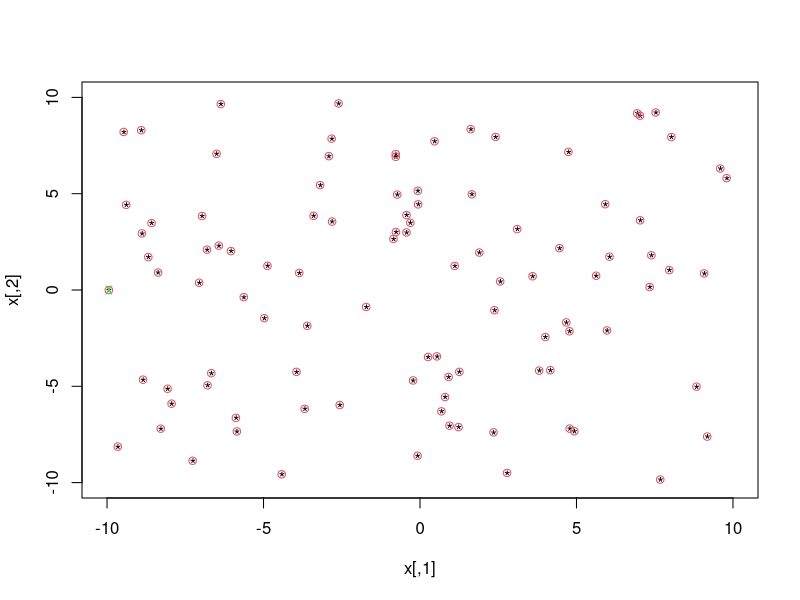
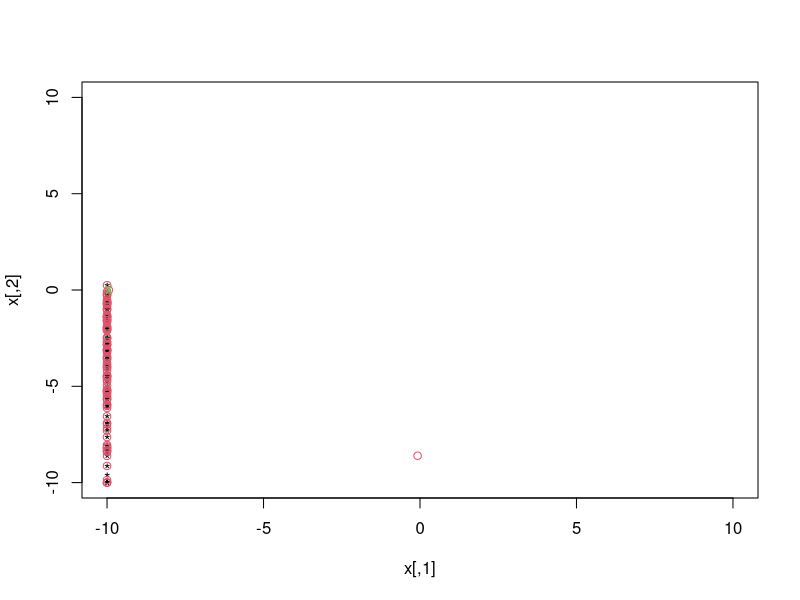
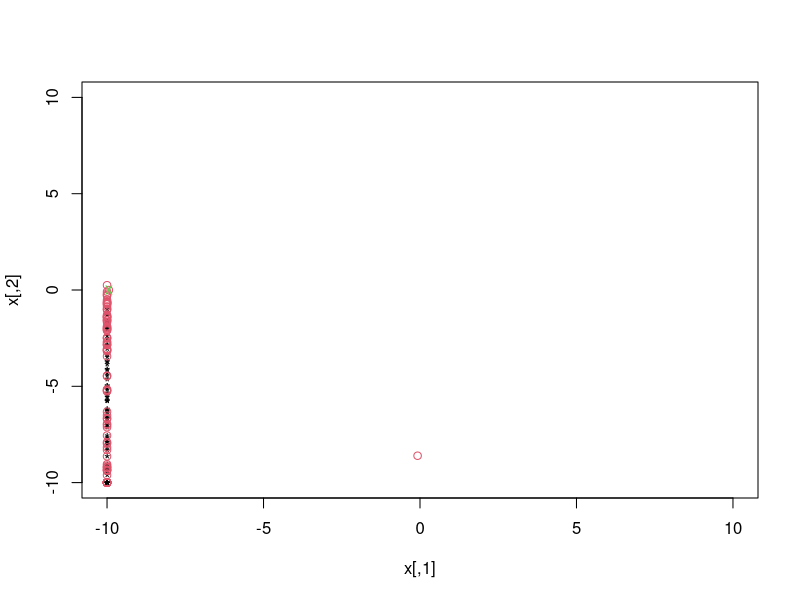
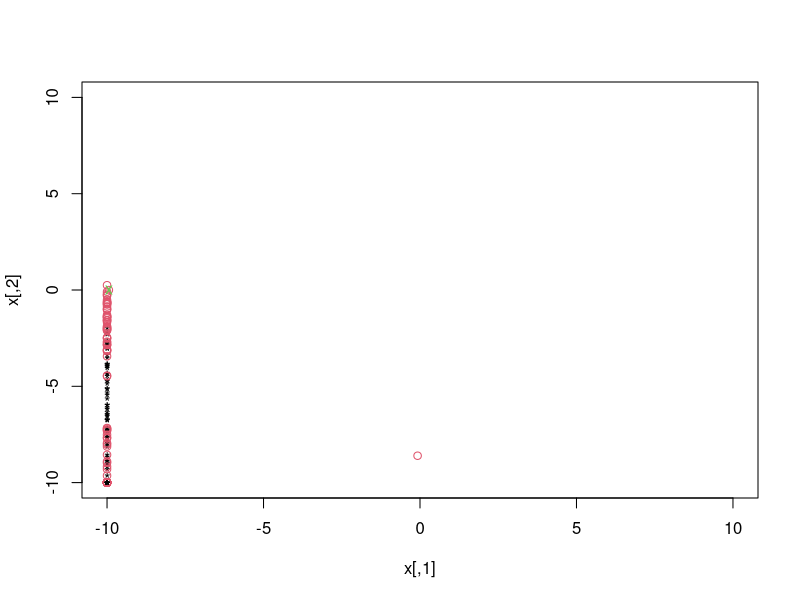
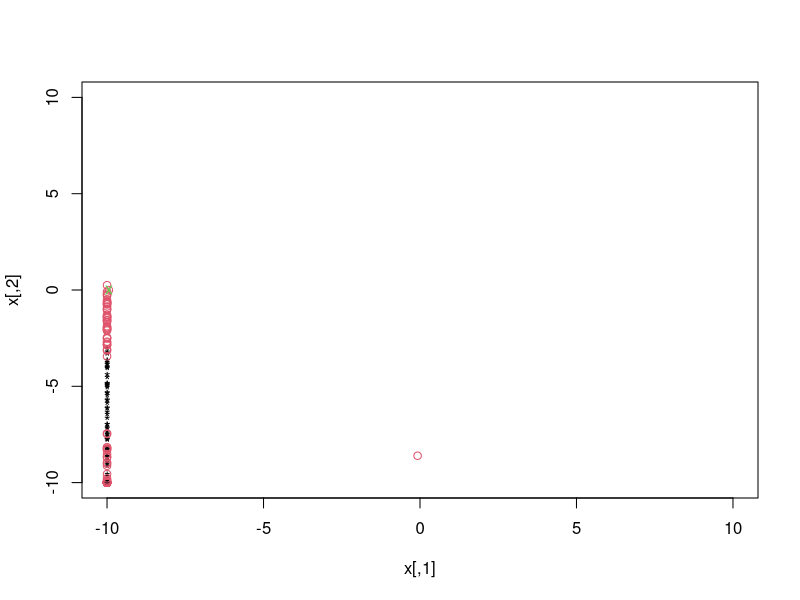
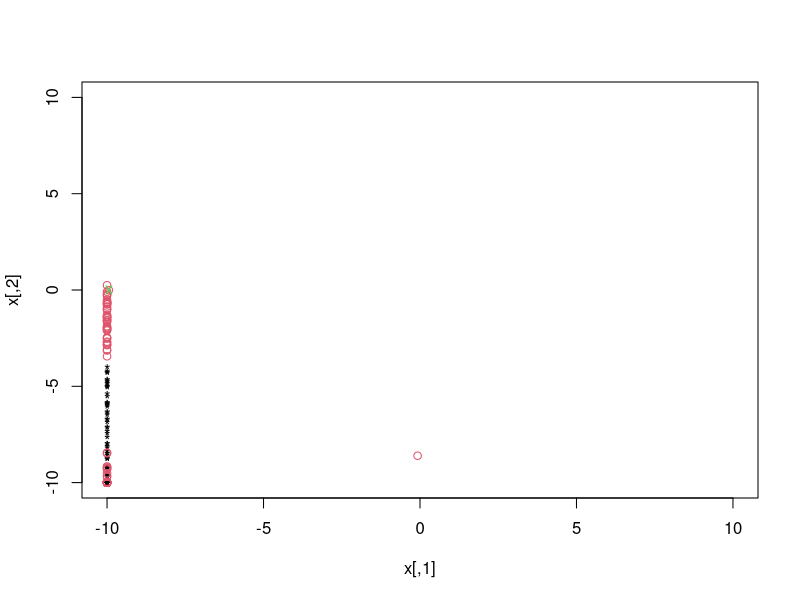
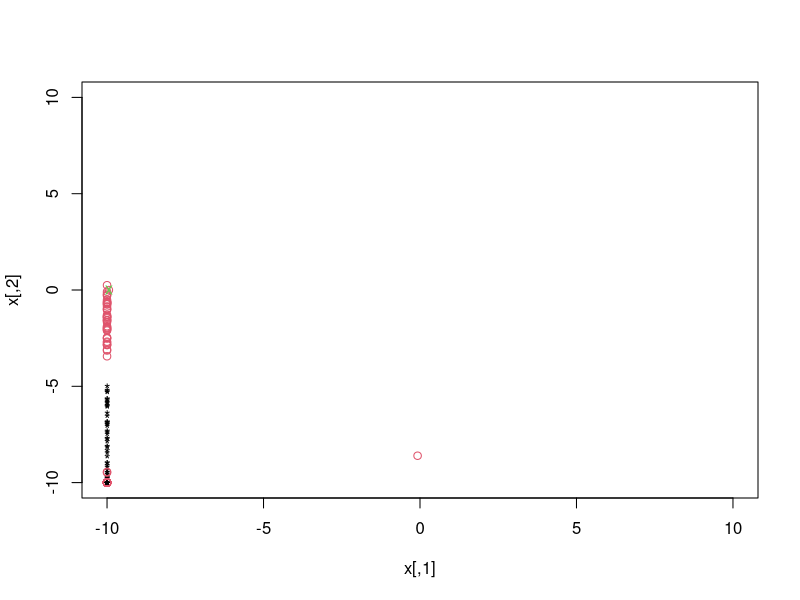
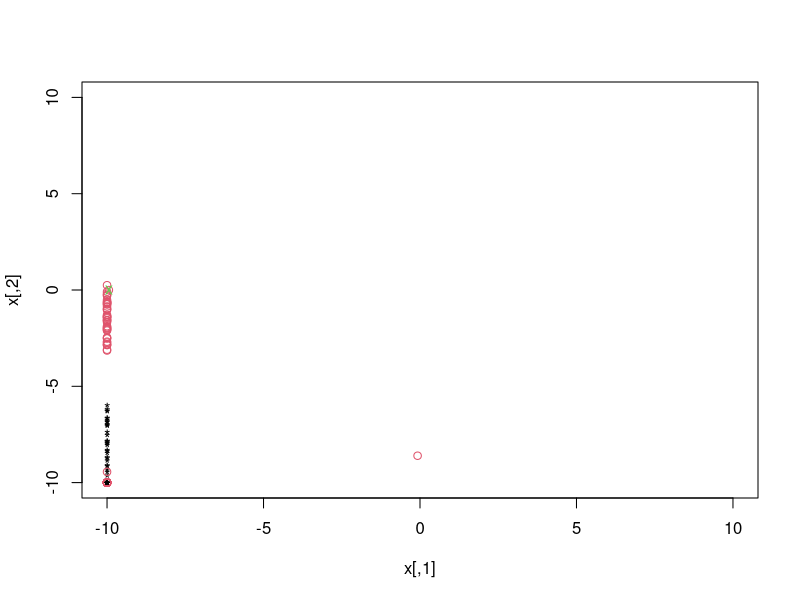

Generate these figures, in order, with R:
# Programa que implementa o PSO

rm()

#particulas
xmin = -10
xmax = 10
vmin = -1
vmax = 1
max_iter = 100

# Numero de particulas
n = 100

# Numero de variaveis de cada particula
qtd_var = 2

# Parametros da componente cognitiva e sociavel
c1 = c2 = 2.05

# Funcao objetivo
fobj = function(x){
  sum(x^2)/sqrt(abs(max(x)))
}

# Particulas
x = matrix(runif(n*qtd_var, xmin, xmax), ncol = qtd_var)

#memoria
y = x

#velocidades
v = matrix(runif(n*qtd_var, vmin, vmax), ncol = qtd_var)

# Calcula o fx
fx = apply(x, 1, fobj)

# Melhor solucao encontrada (linha do melhor cara)
gbest = y[which.max(fx), ]

# Valor da melhor solucao
gbestValor = max(fx)

x11()

for(i in 1:max_iter){
  
  cat("\nGBest = ", gbest, " e GBestVal = ", gbestValor)
  plot(x, xlim = c(xmin, xmax), ylim = c(xmin, xmax), pch="*")
  points(y, col = 2)
  points(gbest[1], gbest[2], col=3, pch="x")
  Sys.sleep(1)
  
  # Numero gerado de uma distribuicao
  r1 = runif(1)
  r2 = runif(1)
  
  # Formula da velocidade
  v =  v + r1*c1*(y-x) + c2*r2*t(gbest-t(x))
  
  # Deixa a particula dentro dos limites
  v[ v > vmax] = vmax
  v[ v > vmin] = vmin
  
  # Anda com a particula
  x = x + v
  
  # Volta aprticula para dentro do intervalo permitido
  x[x<xmin] = xmin
  x[x>xmax] = xmax
  
  fx_novo = apply(x, 1, fobj)
  
  # Procura as pos em que fx melhora (eh um vetor de true ou false)
  pos = fx_novo > fx
  
  # Ve se alguem melhorou
  if(length(pos) > 0){
    
    # Atualiza a memoria e o fx dos que melhoraram
    y[pos, ] = x[pos, ]
    fx[pos] = fx_novo[pos]
    
    # Atualizando o gbest e o maior valor
    gbest = y[which.max(fx), ]
    gbestValor = max(fx)
  }
  
}